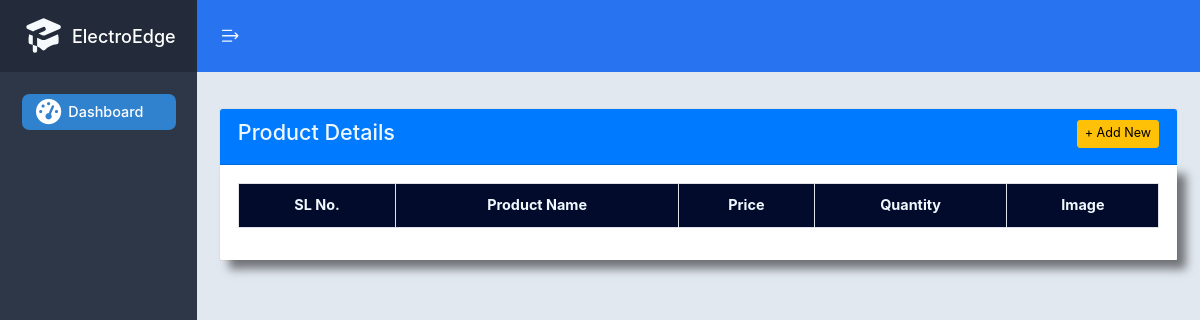
The app's page /productindex/ (signed in), older data.
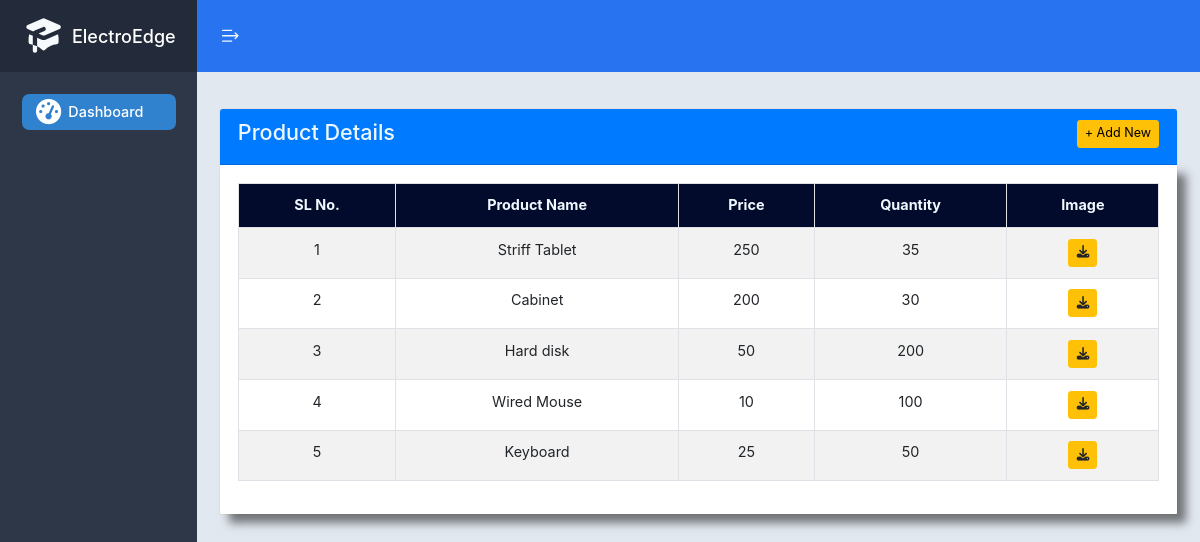
The same page, newer data.
### electroapp/models.py (models this page shows)
class Product(models.Model):
    pname   =  models.CharField(max_length=255, null=True)
    category = models.CharField(max_length=255, null=True)
    description = models.CharField(max_length=255, null=True)
    price = models.CharField(max_length=255, null=True)
    qty = models.CharField(max_length=255, null=True)
    image = models.FileField(upload_to=get_file_path ,null=True)
    created_at = models.DateTimeField(max_length=255,null=True)
    updated_at = models.DateTimeField(max_length=255, null=True)
    created_by = models.ForeignKey(settings.AUTH_USER_MODEL,on_delete=models.CASCADE, related_name='auth_user1',null=True)
    updated_by = models.ForeignKey(settings.AUTH_USER_MODEL,on_delete=models.CASCADE, related_name='auth_user2',null=True)

### electroapp/views.py (the view, shortened to what this page needs)
# urls.py: path('productindex/',views.productindex),
@login_required(login_url = "/user_login")
def productindex(request):
    now = datetime.now()
    auth_user=User.objects.get(id=request.user.id)
    mydata = Product.objects.order_by('-created_at').all()
    category = Category.objects.all()
    context = {'standards': mydata, 'category':category}
    return render(request,'product/index.html',context)

### template/product/index.html (shortened to what this page needs)
{% extends 'master.html' %}
{% block content %}
<section>
  <div class="card">
    <div class="card-header bg-primary">
      <div class="row">
        <div class="col-md-4">
          <h4 style="color: aliceblue;">Product Details</h4>
        </div>
        <div class="col-md-4"></div>
              <div class="col-md-4 text-right">
                  <button type="button" class="btn btn-warning btn-sm" data-toggle="modal" data-target="#ModalSlide" style="color:black">+ Add New</button>
                </div>
          </div>
    </div>
    <div class="card-body" style="box-shadow: 10px 10px 10px rgba(0,0,0,0.5);">
      <table class="table table-bordered table-striped" style="width:100%;">
        <thead style="background-color: rgb(2, 11, 43); color: aliceblue;">
          <tr>
            <th style="text-align:center">SL No.</th>
            <th style="text-align:center">Product Name</th>
            <th style="text-align:center">Price</th>
            <th style="text-align:center">Quantity</th>
            <th style="text-align:center">Image</th>
          </tr>
        </thead>
        <tbody>
          {% for x in standards %}
          <tr>
            <td style="text-align:center">{{ forloop.counter }}</td>
            <td style="text-align:center">{{ x.pname }}</td>
            <td style="text-align:center">{{ x.price }}</td>
            <td style="text-align:center">{{ x.qty }}</td>
            <td style="text-align:center">
              <a class="btn btn-warning btn-sm" href="{{ x.image.url }}" download><i class="fa fa-download"></i></a>
            </td>
          </tr>
          {% endfor %}
        </tbody>
      </table>
      </div>
  </div>
</div>
</div>
  {% endblock %}

### template/master.html (shortened to what this page needs)
<!DOCTYPE html>
{% load static %}
<head>
  <link rel="stylesheet" href="https://cdnjs.cloudflare.com/ajax/libs/tailwindcss/1.9.6/tailwind.min.css">
  <link rel="stylesheet" href="https://cdnjs.cloudflare.com/ajax/libs/font-awesome/4.7.0/css/font-awesome.min.css">
<link rel="stylesheet" href="https://cdnjs.cloudflare.com/ajax/libs/twitter-bootstrap/4.1.3/css/bootstrap.min.css">
<link rel="stylesheet" href="https://cdn.datatables.net/1.13.6/css/dataTables.bootstrap4.min.css">
</head>
<body style="zoom: 90%;">
  <div class="flex bg-gray-300 h-screen" x-data="{ isSidebarExpanded: true }" style="height: 800px;">
    <aside class="flex flex-col text-gray-300 bg-gray-800 transition-all duration-300 ease-in-out" :class="isSidebarExpanded ? 'w-64' : 'w-20'">
      <a style="text-decoration: none;" href="/admin_panel/" class="h-20 flex items-center px-4 bg-gray-900 hover:text-gray-100 hover:bg-opacity-50 focus:outline-none focus:text-gray-100 focus:bg-opacity-50 overflow-hidden">
        <span class="ml-2 text-xl font-medium duration-300 ease-in-out" :class="isSidebarExpanded ? 'opacity-100' : 'opacity-0'" style="color: white;">ElectroEdge</span>
      </a>
      <nav class="p-4 space-y-2 font-medium">
        <a style="text-decoration: none;" href="/admin_panel/" class="flex items-center h-10 px-3 text-white bg-blue-600 rounded-lg transition-colors duration-150 ease-in-out focus:outline-none focus:shadow-outline">
          <i class="fa fa-dashboard" style="color: white;font-size:28px"></i>
          <span class="ml-2 duration-300 ease-in-out" :class="isSidebarExpanded ? 'opacity-100' : 'opacity-0'" style="color: white;">Dashboard</span>
        </a>
      </nav>
    </aside>
    <div class="flex-1 flex flex-col">
      <header class="h-20 flex items-center px-6 bg-blue" style="background-color: #2874f0;">
        <button class="p-2 -ml-2 mr-2" @click="isSidebarExpanded = !isSidebarExpanded" style="color: aliceblue;">
        </button>
      </header>
      <main class="flex-1 p-6">
        <p class="font-medium">
            {% block content %}
            {% endblock %}
</body>
</html>

Row changes from the older to the newer data that the page shows:
added Product: pname "Striff Tablet", price "250", qty "35"
added Product: pname "Cabinet", price "200", qty "30"
added Product: pname "Hard disk", price "50", qty "200"
added Product: pname "Wired Mouse", price "10", qty "100"
added Product: pname "Keyboard", price "25", qty "50"
